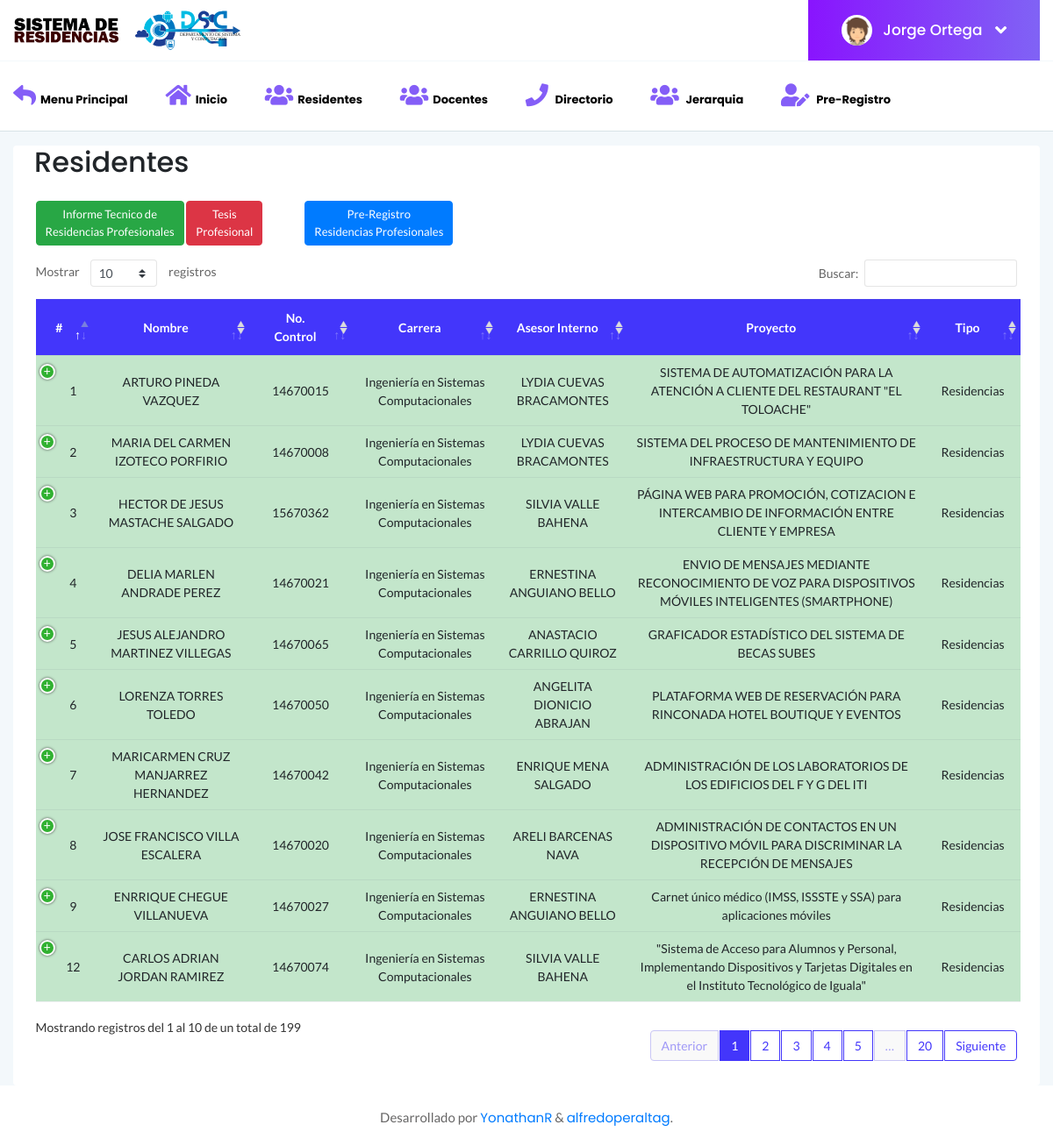
The app's page /SDR/Residentes (signed in) with its own data.
### tables this page shows
CREATE TABLE IF NOT EXISTS `residentes` (
  `id` int(10) unsigned NOT NULL AUTO_INCREMENT,
  `noControl` varchar(12) NOT NULL,
  `nombre` varchar(50) NOT NULL,
  `apellidoP` varchar(50) NOT NULL,
  `apellidoM` varchar(50) NOT NULL,
  `carrera` varchar(50) NOT NULL,
  `periodo` varchar(45) NOT NULL,
  `anio` varchar(45) NOT NULL,
  `sexo` varchar(50) NOT NULL,
  `telefono` varchar(11) NOT NULL,
  `revisionOk` int(1) unsigned NOT NULL DEFAULT '0',
  `tipo_registro` int(11) NOT NULL,
  `proyecto_id` int(10) unsigned NOT NULL,
  PRIMARY KEY (`id`),
  KEY `fk_residentes_proyecto_idx` (`proyecto_id`),
  CONSTRAINT `fk_residentes_proyecto` FOREIGN KEY (`proyecto_id`) REFERENCES `proyecto` (`id`)
);

CREATE TABLE IF NOT EXISTS `asesor` (
  `id` int(10) unsigned NOT NULL AUTO_INCREMENT,
  `nombre` varchar(100) NOT NULL,
  `noResidentes` int(2) NOT NULL DEFAULT '0',
  `estado` int(2) unsigned NOT NULL DEFAULT '1',
  `setResidentes` int(2) unsigned DEFAULT '0',
  PRIMARY KEY (`id`)
);

CREATE TABLE IF NOT EXISTS `proyecto` (
  `id` int(10) unsigned NOT NULL AUTO_INCREMENT,
  `nombreProyecto` varchar(200) NOT NULL,
  `nombreEmpresa` varchar(200) NOT NULL,
  `asesorExt` varchar(100) DEFAULT NULL,
  `asesorInt` int(10) unsigned NOT NULL,
  `revisor1` int(10) unsigned DEFAULT NULL,
  `revisor2` int(10) unsigned DEFAULT NULL,
  `revisor3` int(10) unsigned DEFAULT '0',
  `suplente` int(10) unsigned DEFAULT '0',
  PRIMARY KEY (`id`),
  UNIQUE KEY `nombreProyecto_UNIQUE` (`nombreProyecto`),
  KEY `fk_proyecto_asesor1_idx` (`asesorInt`),
  KEY `fk_proyecto_asesor2_idx` (`revisor1`),
  KEY `fk_proyecto_asesor3_idx` (`revisor2`),
  KEY `fk_proyecto_asesor4_idx` (`suplente`),
  KEY `fk_proyecto_asesor5_idx` (`revisor3`),
  CONSTRAINT `fk_proyecto_asesor1` FOREIGN KEY (`asesorInt`) REFERENCES `asesor` (`id`),
  CONSTRAINT `fk_proyecto_asesor2` FOREIGN KEY (`revisor1`) REFERENCES `asesor` (`id`),
  CONSTRAINT `fk_proyecto_asesor3` FOREIGN KEY (`revisor2`) REFERENCES `asesor` (`id`),
  CONSTRAINT `fk_proyecto_asesor4` FOREIGN KEY (`suplente`) REFERENCES `asesor` (`id`),
  CONSTRAINT `fk_proyecto_asesor5` FOREIGN KEY (`revisor3`) REFERENCES `asesor` (`id`)
);

### SDR/modelos/conexion.php (called while the page is built)
<?php
class Conexion
{
	static public function conectar()
	{
		$link = new PDO("mysql:host=localhost;dbname=u297166837_cat","u297166837_dsc","DSCiti2021");
		$link->exec("set names utf8");
		return $link;
	}
}

### SDR/modelos/residentes.modelo.php (called while the page is built, shortened)
<?php
require_once "conexion.php";
class ModeloResidentes
{
    static public function MdlMostrarResidentesEnTabla($tabla, $item, $valor)
    {
        if ($item != null) {
            $stmt = Conexion::conectar()->prepare("SELECT * FROM $tabla WHERE $item = :$item");
            $stmt->bindParam(":" . $item, $valor, PDO::PARAM_STR);
            $stmt->execute();
            return $stmt->fetch();
        } else {
            $stmt = Conexion::conectar()->prepare("SELECT residentes.id, residentes.noControl, concat(residentes.nombre,' ',residentes.apellidoP,' ',residentes.apellidoM)
			AS 'nombre', residentes.carrera, residentes.sexo, residentes.telefono, IF(residentes.tipo_registro = '1',
			'Residencias', 'Tesis') AS tipo, proyecto.nombreProyecto, asesor.nombre AS asesorIn FROM residentes
			INNER JOIN proyecto ON  residentes.proyecto_id=proyecto.id
			INNER JOIN asesor ON proyecto.asesorInt = asesor.id;");
            $stmt->execute();
            return $stmt->fetchAll();
        }
    }
}

### SDR/controladores/plantilla.controlador.php (called while the page is built)
<?php
class ControladorPlantilla{
	public function ctrPlantilla(){
		include "vistas/plantilla.php";
	}
}

### SDR/index.php (called while the page is built, shortened)
<?php
require_once "controladores/plantilla.controlador.php";
require_once "controladores/residentes.controlador.php";
require_once "controladores/config.controlador.php";
require_once "controladores/inicio.controlador.php";
require_once "modelos/residentes.modelo.php";
$plantilla = new ControladorPlantilla();
$plantilla->ctrPlantilla();

### SDR/controladores/residentes.controlador.php (the view, shortened to what this page needs)
<?php
class ControladorResidentes
{
    public static function ctrMostrarResidentes()
    {
        $tabla = "residentes";
        $item = null;
        $valor = "";
        $respuesta = ModeloResidentes::MdlMostrarResidentesEnTabla($tabla, $item, $valor);
        foreach ($respuesta as $key => $value) {
            if ($value["tipo"] == "Residencias") {
                echo ' <tr class="table-success">
                            <td>' . $value["id"] . '</td>
                            <td>' . $value["nombre"] . '</td>
                            <td>' . $value["noControl"] . '</td>
                            <td>' . $value["carrera"] . '</td>
                            <td>' . $value["asesorIn"] . '</td>
                            <td>' . $value["nombreProyecto"] . '</td>
                            <td>' . $value["tipo"] . '</td>
                            <td>
                                <div class="btn-group">';
                echo '
                <button class="btn btn-primary btnInfoResidente" idResidente="' . $value["id"] . '" data-toggle="modal" data-target="#modalInfo"><i class="fa fa-info"></i></button>
                <button class="btn btn-success btnImprimirDoc" idResidenteImp="' . $value["id"] . '"data-toggle="modal" data-target="#modalFormatosRP"><i class="fa fa-print"></i></button>
                        </div>
                        </td>
                    </tr>';
            }
        }
    }
}

### SDR/vistas/assets/css/styles.css (style rules this page uses)
.body-bg { background: #F3F8FB; }
table tr th, table tr td { border-top: 1px solid rgba(120, 130, 140, 0.13) !important; }

### records on screen
residentes: id "1", nombre "ARTURO PINEDA VAZQUEZ", noControl "14670015", carrera "Ingeniería en Sistemas Computacionales", asesor.nombre "LYDIA CUEVAS BRACAMONTES", proyecto.nombreProyecto "SISTEMA DE AUTOMATIZACIÓN PARA LA ATENCIÓN A CLIENTE DEL RESTAURANT \"EL TOLOACHE\"", tipo "Residencias"
residentes: id "2", nombre "MARIA DEL CARMEN IZOTECO PORFIRIO", noControl "14670008", carrera "Ingeniería en Sistemas Computacionales", asesor.nombre "LYDIA CUEVAS BRACAMONTES", proyecto.nombreProyecto "SISTEMA DEL PROCESO DE MANTENIMIENTO DE INFRAESTRUCTURA Y EQUIPO", tipo "Residencias"
residentes: id "3", nombre "HECTOR DE JESUS MASTACHE SALGADO", noControl "15670362", carrera "Ingeniería en Sistemas Computacionales", asesor.nombre "SILVIA VALLE BAHENA", proyecto.nombreProyecto "PÁGINA WEB PARA PROMOCIÓN, COTIZACION E INTERCAMBIO DE INFORMACIÓN ENTRE CLIENTE Y EMPRESA", tipo "Residencias"
residentes: id "4", nombre "DELIA MARLEN ANDRADE PEREZ", noControl "14670021", carrera "Ingeniería en Sistemas Computacionales", asesor.nombre "ERNESTINA ANGUIANO BELLO", proyecto.nombreProyecto "ENVIO DE MENSAJES MEDIANTE RECONOCIMIENTO DE VOZ PARA DISPOSITIVOS MÓVILES INTELIGENTES (SMARTPHONE)", tipo "Residencias"
residentes: id "5", nombre "JESUS ALEJANDRO MARTINEZ VILLEGAS", noControl "14670065", carrera "Ingeniería en Sistemas Computacionales", asesor.nombre "ANASTACIO CARRILLO QUIROZ", proyecto.nombreProyecto "GRAFICADOR ESTADÍSTICO DEL SISTEMA DE BECAS SUBES", tipo "Residencias"
residentes: id "6", nombre "LORENZA TORRES TOLEDO", noControl "14670050", carrera "Ingeniería en Sistemas Computacionales", asesor.nombre "ANGELITA DIONICIO ABRAJAN", proyecto.nombreProyecto "PLATAFORMA WEB DE RESERVACIÓN PARA RINCONADA HOTEL BOUTIQUE Y EVENTOS", tipo "Residencias"
residentes: id "7", nombre "MARICARMEN CRUZ MANJARREZ HERNANDEZ", noControl "14670042", carrera "Ingeniería en Sistemas Computacionales", asesor.nombre "ENRIQUE MENA SALGADO", proyecto.nombreProyecto "ADMINISTRACIÓN DE LOS LABORATORIOS DE LOS EDIFICIOS DEL F Y G DEL ITI", tipo "Residencias"
residentes: id "8", nombre "JOSE FRANCISCO VILLA ESCALERA", noControl "14670020", carrera "Ingeniería en Sistemas Computacionales", asesor.nombre "ARELI BARCENAS NAVA", proyecto.nombreProyecto "ADMINISTRACIÓN DE CONTACTOS EN UN DISPOSITIVO MÓVIL PARA DISCRIMINAR LA RECEPCIÓN DE MENSAJES", tipo "Residencias"
residentes: id "9", nombre "ENRRIQUE CHEGUE VILLANUEVA", noControl "14670027", carrera "Ingeniería en Sistemas Computacionales", asesor.nombre "ERNESTINA ANGUIANO BELLO", proyecto.nombreProyecto "Carnet único médico (IMSS, ISSSTE y SSA) para aplicaciones móviles", tipo "Residencias"
residentes: id "12", nombre "CARLOS ADRIAN JORDAN RAMIREZ", noControl "14670074", carrera "Ingeniería en Sistemas Computacionales", asesor.nombre "SILVIA VALLE BAHENA", proyecto.nombreProyecto "\"Sistema de Acceso para Alumnos y Personal, Implementando Dispositivos y Tarjetas Digitales en el Instituto Tecnológico de Iguala\"", tipo "Residencias"

### other values on screen
$_SESSION['nombre'] "Jorge Ortega"
